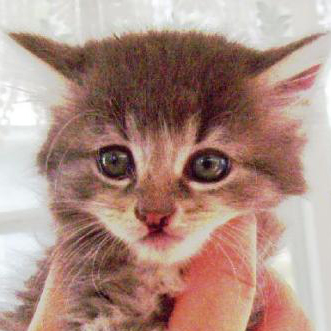
#> input picture training/cats/1.jpg, 331 x 331 px, found by its file name; its folder holds only this picture in this run
$ python images_preparator.py
#> lines starting #> are read from the running program, lines starting #| are printed output that depends on the picture
#> the answer given: 100
import numpy as np
import os
import cv2
from tqdm import tqdm
import random
import pickle

def create_training_data(training_data, dir, categories, image_size):
#> called with dir = '', image_size = 100
    for category in categories:
        path = os.path.join(dir, category)
        class_num = categories.index(category)

        for image in tqdm(os.listdir(path)):
            try:
                image_array = cv2.imread(os.path.join(path, image), cv2.IMREAD_GRAYSCALE)
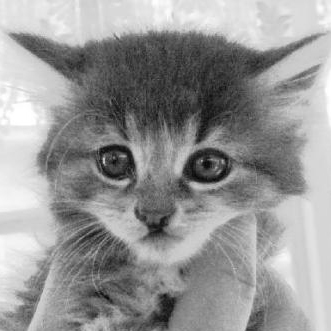
#> image_array: shape (331, 331); min 6, max 255, mean 150.1
                normalized_image_array = cv2.resize(image_array, (image_size, image_size))
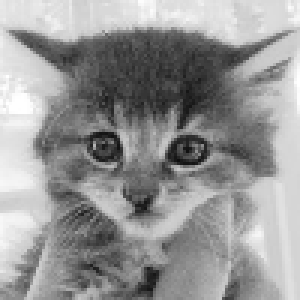
#> normalized_image_array: shape (100, 100) (shown 3 times larger); min 14, max 255, mean 149.9
                training_data.append([normalized_image_array, class_num])

            except Exception:
                pass

categories = ["cats", "dogs"]
print("Enter directory name with data (it must include 2 folders with names \"cats\" and \"dogs\")\n"
      "e. g. C:/Users/SingeRous/Desktop/training/generated_base")
dir = input()
print("Enter image size for reshaping")
image_size = int(input())
training_data = []
#> (the run stopped early here; a loop or call above may not have finished)
